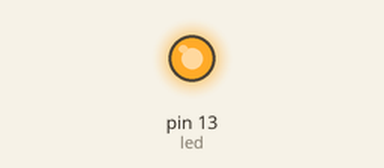
Recording of a sketch running on a simulated Arduino Uno, built with avr-gcc and run on an emulated ATmega328P. On the bench: output pins drawn as LEDs (lit = HIGH).

Above: at 1.5 s.
At 4.5 s:
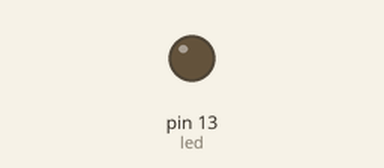
Timing chart, 0 to 8.7 s (numbered marks = the images above):
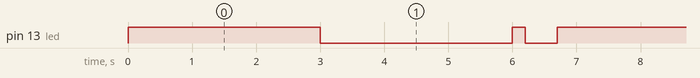

The sketch:

ex_1.ino
```cpp
int led = 13;

void setup() {
 	pinMode(led, OUTPUT);
}

void loop() {
	digitalWrite(led, HIGH);
	delay(3000);
	digitalWrite(led, LOW);
	delay(3000);
	digitalWrite(led, HIGH);
	delay(200);
	digitalWrite(led, LOW);
	delay(500);
}
```

Measured:
- by itself, pin 13 (led): repeats every 6.7 s: LOW 3.0 s, HIGH 0.20 s, LOW 0.50 s, HIGH 3.0 s
- by itself, everything shown: repeats every 6.7 s, in 4 steps
